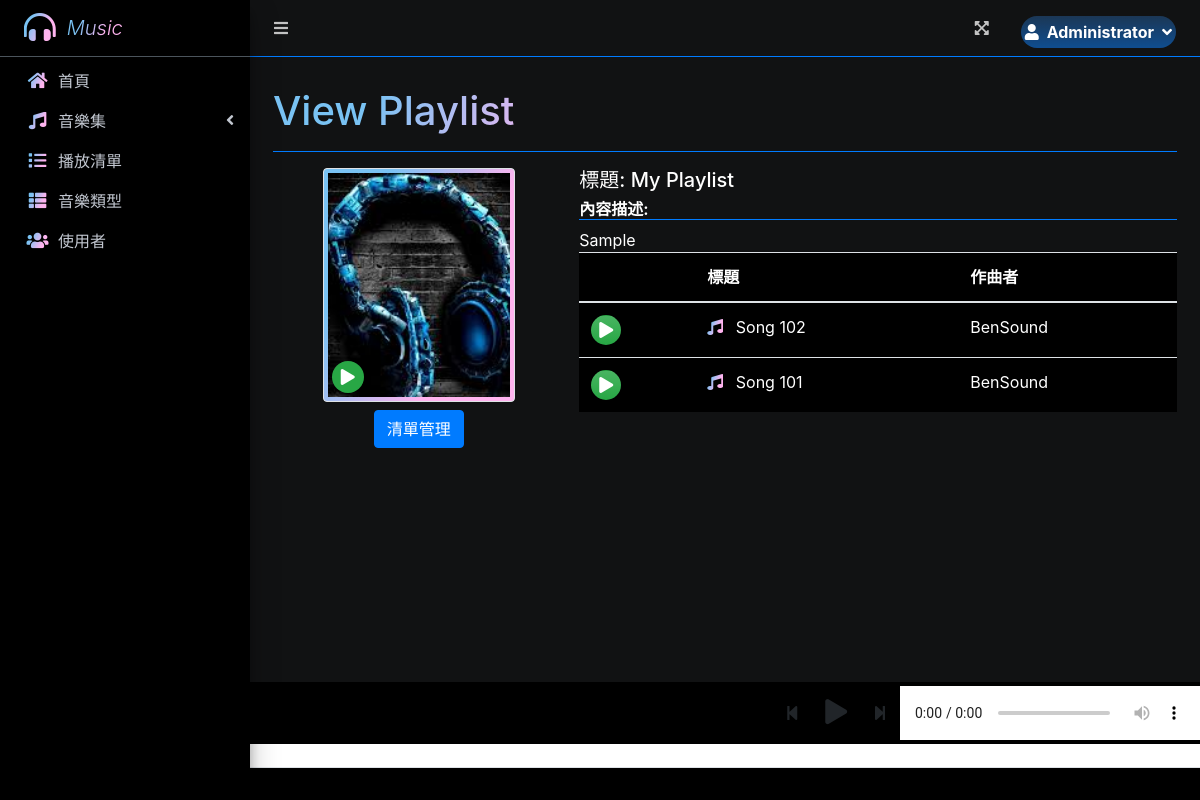
The page /index.php?page=view_playlist&id=3 (signed in) on the database its author committed.
### tables this page shows
CREATE TABLE `playlist_items` (
  `id` int(30) NOT NULL,
  `playlist_id` int(30) NOT NULL,
  `music_id` int(30) NOT NULL,
  `date_created` datetime NOT NULL DEFAULT current_timestamp()
);

CREATE TABLE `uploads` (
  `id` int(30) NOT NULL,
  `user_id` int(30) NOT NULL,
  `genre_id` int(30) NOT NULL,
  `title` text NOT NULL,
  `artist` text NOT NULL,
  `description` text NOT NULL,
  `upath` text NOT NULL,
  `cover_image` text NOT NULL,
  `date_created` int(11) NOT NULL DEFAULT current_timestamp()
);

### view_playlist.php (the view, shortened to what this page needs)
<?php
include 'db_connect.php';
?>
<div class="col-lg-12">
    <div class="row">
        <div class="col-md-4">
            <center>
                <div class="d-flex img-thumbnail bg-gradient-1 position-relative" style="width: 12rem">
                    <img src="assets/uploads/<?php echo $cover_image ?>" alt=""
                        style="object-fit: cover;max-width: 100%;height:14rem">
                    <span class="position-absolute" style="bottom:.5em;left:.5em">
                        <div class=" bg-green rounded-circle d-flex justify-content-center align-items-center"
                            style="width: 2rem;height: 2rem;cursor: pointer;" onclick="play_playlist()"><i
                                class="fa fa-play"></i></div>
                    </span>
                </div>
            </center>
            <div>
                <?php if ($_SESSION['login_id'] == $user_id || $_SESSION['login_type'] == 1): ?>
                <center>
                    <button class="btn btn-primary mt-2" type="button" id="manage_plist">清單管理</button>
                </center>
                <?php endif;?>
            </div>
        </div>
        <div class="col-md-8">
            <h5 class="text-white">標題: <?php echo ucwords($ptitle); ?></h5>
            <h6 class="text-white border-bottom border-primary"><b class="text-white">內容描述:</b></h6>
            <div class="text-white">
                <?php echo html_entity_decode($description) ?>
            </div>
            <table class="table bg-black">
                <thead>
                    <tr>
                        <th></th>
                        <th>標題</th>
                        <th>作曲者</th>
                    </tr>
                </thead>
                <tbody>
                    <?php
$i = 0;
$items = $conn->query("SELECT p.*,m.title,m.artist,m.upath FROM playlist_items p inner join uploads m on m.id = p.music_id where p.playlist_id =$id ");
while ($row = $items->fetch_assoc()):
?>
                    <tr class="pitem" data-queue="<?php echo $i ?>" data-id="<?php echo $row['music_id'] ?>"
                        data-upath="<?php echo $row['upath'] ?>">
                        <td>
                            <span
                                class="btn bg-gradient-success rounded-circle d-flex justify-content-center align-items-center"
                                style="width:30px;height:30px;z-index:2" onclick="play_playlist(<?php echo $i ?>)">
                                <div class="fa fa-play text-white"></div>
                            </span>
                        </td>
                        <td>
                            <i class='fa fa-music text-gradient-primary mr-2'></i>
                            <?php echo ucwords($row['title']) ?>
                        </td>
                        <td>
                            <?php echo ucwords($row['artist']) ?>
                        </td>
                    </tr>
                    <?php
$i++;
endwhile;
?>
                </tbody>
            </table>
        </div>
    </div>
</div>

### rows shown on the page
playlist_items: uploads.title "Song 102", uploads.artist "BenSound"
playlist_items: uploads.title "Song 101", uploads.artist "BenSound"

### other values the page prints
$_SESSION['login_firstname'] "Administrator"
$title "View Playlist"
$ptitle "My Playlist"
html_entity_decode($description) "Sample"
